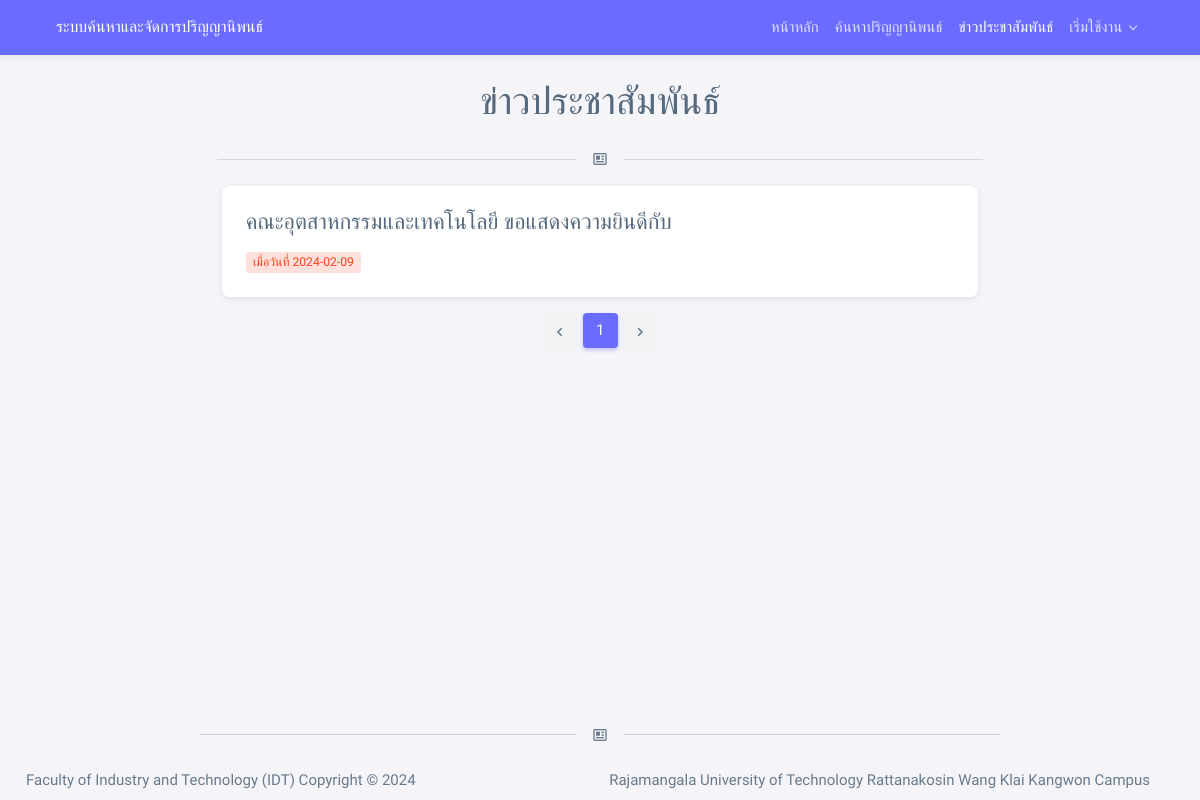
Page /news.php on the committed database.
### tables this page shows
CREATE TABLE `news` (
  `news_id` int(10) NOT NULL COMMENT 'ไอดี',
  `news_titel` varchar(255) NOT NULL COMMENT 'หัวข้อข่าว',
  `news_description` mediumtext NOT NULL COMMENT 'รายละเอียด',
  `news_day` date NOT NULL DEFAULT current_timestamp(),
  `news_img` varchar(255) NOT NULL COMMENT 'รูปภาพ',
  `news_status` enum('0','1') NOT NULL COMMENT 'สถานะ',
  `news_view` int(10) NOT NULL
);

### news.php (the view, shortened to what this page needs)
<?php include('./head.php');
$perpage = 4;
if (isset($_GET['page'])) {
  $page = $_GET['page'];
} else {
  $page = 1;
}
$start = ($page - 1) * $perpage;
$sql = "select * from news WHERE news_status = '1' limit {$start} , {$perpage} ";
$query = mysqli_query($conn, $sql);
$sql2 = "SELECT * FROM news WHERE news_status = '1'";
$query2 = mysqli_query($conn, $sql2);
$total_record = mysqli_num_rows($query2);
$total_page = ceil($total_record / $perpage);
?>
<body>
  <div class="layout-wrapper layout-content-navbar layout-without-menu">
    <div class="layout-container">
      <div class="layout-page">
        <?php include('./navbar.php'); ?>
        <div class="content-wrapper">
          <div class="container-fluid container-p-y">
            <div class="h1 text-center mb-4">ข่าวประชาสัมพันธ์</div>
            <div class="divider text-center m-auto col-8 mb-3">
              <div class="divider-text">
                <i class="bx bx-news"></i>
              </div>
            </div>
            <div class="row">
              <div class="col-lg-8 col-md-10 col-12 m-auto justify-content-center">
                <?php
                if ($query->num_rows > 0) {
                  while ($row = $query->fetch_assoc()) { ?>
                    <a href="./news_detail.php?id=<?php echo $row['news_id'] ?>">
                      <div class="card mb-3">
                        <div class="card-body">
                          <div class="h4"> <?php echo $row["news_titel"] ?></div>
                          <span class="badge bg-label-danger"> เมื่อวันที่ <?php echo ($row['news_day'] == null) ? "ไม่มีข้อมูล" : $row['news_day']; ?></span>
                        </div>
                      </div>
                    </a>
                <?php }
                }
                ?>
              </div>
            </div>
            <div class="col-lg-12 col-md-10 col-12 d-flex justify-content-center">
              <ul class="pagination">
                <?php if ($page > 1) { ?>
                  <li class="page-item">
                    <a class="page-link" href="?page=<?php echo ($page - 1); ?>">
                      <i class="tf-icon bx bx-chevron-left"></i>
                    </a>
                  </li>
                <?php } else { ?>
                  <li class="page-item">
                    <a class="page-link" href="#">
                      <i class="tf-icon bx bx-chevron-left"></i>
                    </a>
                  </li>
                <?php } ?>
                <?php for ($i = 1; $i <= $total_page; $i++) { ?>
                  <li class="page-item <?php if ($i == $page) echo "active"; ?>">
                    <a class="page-link" href="?page=<?php echo $i; ?>">
                      <?php echo $i; ?>
                    </a>
                  </li>
                <?php } ?>
                <?php if ($page < $total_page) { ?>
                  <li class="page-item">
                    <a class="page-link" href="?page=<?php echo ($page + 1); ?>">
                      <i class="tf-icon bx bx-chevron-right"></i>
                    </a>
                  </li>
                <?php } else { ?>
                  <li class="page-item">
                    <a class="page-link" href="#">
                    <i class="tf-icon bx bx-chevron-right"></i>
                    </a>
                  </li>
                <?php } ?>
              </ul>
            </div>
          </div>
          <div class="divider text-center m-auto col-8 mb-3">
            <div class="divider-text">
              <i class="bx bx-news"></i>
            </div>
          </div>
        </div>
        <?php include("./footer.php"); ?>
      </div>
    </div>
  </div>
</body>
</html>

### rows in the picture
news: news_titel "คณะอุตสาหกรรมและเทคโนโลยี ขอแสดงความยินดีกับ", news_day "2024-02-09"
